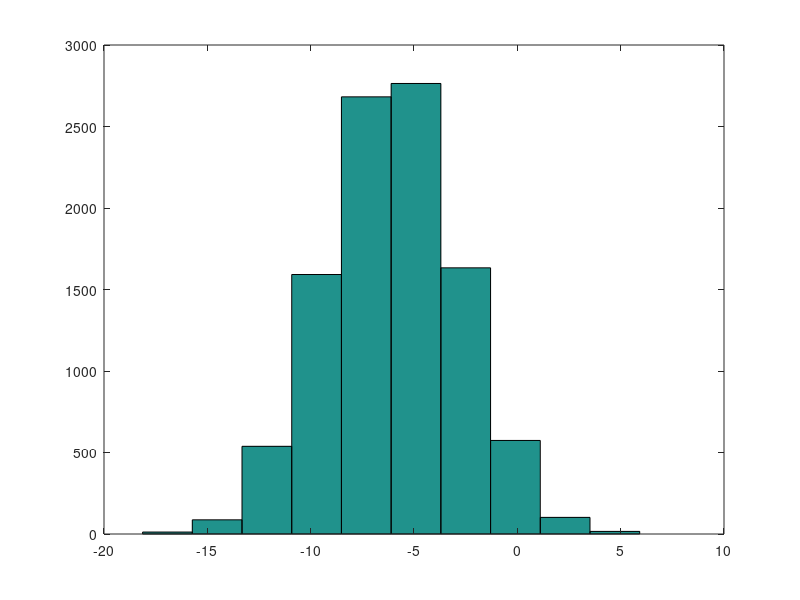

Source code (MATLAB):
1 ~= 2 % not
% ; suppresses output
a = pi;
disp(a) % displays the values
disp(sprintf('2 decimals: %0.2f', a))

A = [1 2; 3 4; 5 6]

V = [1; 2; 3]
V2 = 1:0.1:2
V2'

C = 2*ones(2,3)

w = rand(3,3)
wnorm = randn(1, 3)

w = -6 + sqrt(10)*(randn(1,10000));
hist(w)

eye(4) % 4x4 'eye'dentity matrix

% help function name
